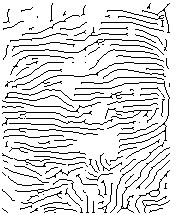
#> input picture New folder/Capture.10JPG.JPG, 178 x 215 px
$ python hough.py 'New folder/Capture.10JPG.JPG'   (Python 2 division)
#> lines starting #> are read from the running program, lines starting #| are printed output that depends on the picture
# Metody biometryczne
# Przemyslaw Pastuszka

from PIL import Image, ImageDraw
import utils
import argparse
import math


def get_hough_image(im):
    (x, y) = im.size
    x *= 1.0
    y *= 1.0

    im_load = im.load()

    result = Image.new("RGBA", im.size, 0)
    draw = ImageDraw.Draw(result)

    for i in range(0, im.size[0]):
        for j in range(0, im.size[1]):
            if im_load[i, j] > 220:
                line = lambda t: (t, (-(i / x - 0.5) * (t / x) + (j / y - 0.5)) * x)
                draw.line([line(0), line(x)], fill=(50, 0, 0, 10))

    return result


if __name__ == "__main__":
    parser = argparse.ArgumentParser(description="Hough transform")
    parser.add_argument("image", nargs=1, help = "Path to image")
    args = parser.parse_args()

    im = Image.open(args.image[0])
#> im is the input picture: PIL image 178x215 RGB; min 0, max 255, mean 220.7
    im = im.convert("L")  # covert to grayscale
#> im: PIL image 178x215 L
    im.show()

    hough_img = get_hough_image(im)
#> in get_hough_image, `result = Image.new("RGBA", im.size, 0)`: result: PIL image 178x215 RGBA; every value is 0
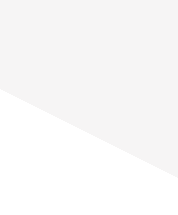
#> hough_img: PIL image 178x215 RGBA; mean R, G, B, A 31, 0, 0, 6.2; transparent parts drawn white
    hough_img.show()


import pickle
import argparse

def load_obj(name):
    with open('obj/' + name + '.pkl', 'rb') as f:
        return pickle.load(f)

parser = argparse.ArgumentParser(description="match")
parser.add_argument("image", nargs=2, help = "Skeleton image")
#> (the run stopped early here; a loop or call above may not have finished)

$ run again, on New folder/Capture11.JPG
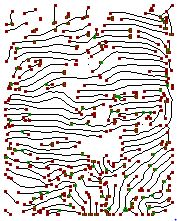
#> input picture New folder/Capture11.JPG, 177 x 221 px
#> im is the input picture: PIL image 177x221 RGB; mean R, G, B 211.4, 205.5, 203.2
#> `im = im.convert("L")`:
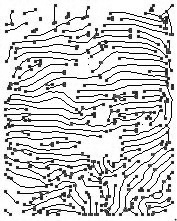
#> im: PIL image 177x221 L; min 0, max 255, mean 207
#> result: PIL image 177x221 RGBA; every value is 0
